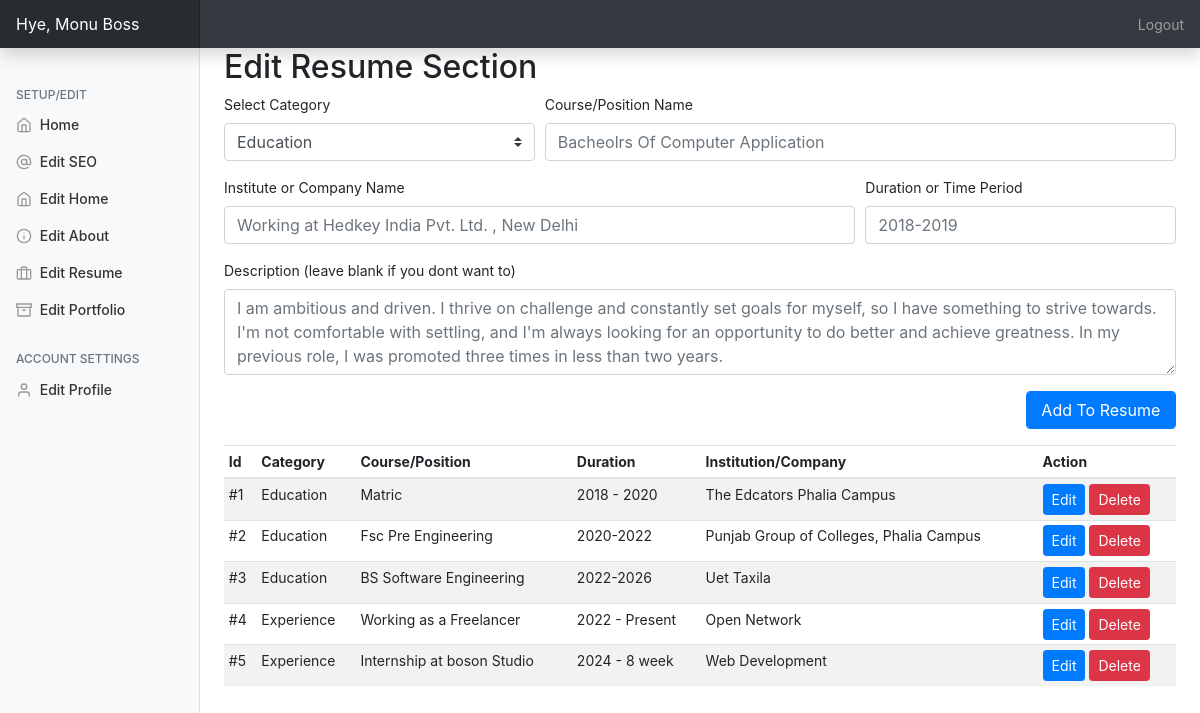
The app's page /admin/?editresume=true (signed in) with its own data.
### tables this page shows
CREATE TABLE resume (
  id int(11) NOT NULL,
  category varchar(250) NOT NULL,
  title varchar(250) NOT NULL,
  year varchar(250) NOT NULL,
  ogname varchar(250) NOT NULL,
  workdesc text NOT NULL
);

### admin/php/resume.php (the view, shortened to what this page needs)
<h2>Edit Resume Section</h2>
         <form action="php/uresume.php" method="post">
                 <div class="form-row">
                   <div class="form-group col-md-4">
                   <label>Select Category</label>
                    <select name="category" class="custom-select">
  <option value="e" selected>Education</option>
</select></div>
                     <div class="form-group col-md-8">
    <label for="sn">Course/Position Name</label>
    <input type="text" name="title" class="form-control" id="website" placeholder="Bacheolrs Of Computer Application" required>
  </div>
   <div class="form-group col-md-8">
    <label for="website">Institute or Company Name</label>
    <input type="text" name="ogname" class="form-control" id="website" placeholder="Working at Hedkey India Pvt. Ltd. , New Delhi" required>
  </div>
   <div class="form-group col-md-4">
    <label for="website">Duration or Time Period</label>
    <input type="text" name="year" class="form-control" id="website" placeholder="2018-2019" required>
  </div>
  <div class="form-group col-md-12">
    <label for="exampleFormControlTextarea1">Description (leave blank if you dont want to)</label>
    <textarea class="form-control" name="workdesc" id="exampleFormControlTextarea1" rows="3" placeholder="I am ambitious and driven. I thrive on challenge and constantly set goals for myself, so I have something to strive towards. I'm not comfortable with settling, and I'm always looking for an opportunity to do better and achieve greatness. In my previous role, I was promoted three times in less than two years."></textarea>
  </div>
   <div class="form-group col-md-2 ml-auto">
      <input type="submit" name="addtoresume" class="btn btn-primary form-control" value="Add To Resume">
   </div>
                 </div>
             </form>
         <table id="rlist" class="table table-striped table-sm .table-responsive ">
          <thead>
            <tr>
              <th>Id</th>
              <th>Category</th>
              <th>Course/Position</th>
              <th>Duration</th>
              <th>Institution/Company</th>
              <th>Action</th>
            </tr>
          </thead>
          <tbody>
         <?php
$query2="SELECT * FROM resume";
$queryrun2=mysqli_query($db,$query2);
$count=1;
while($data2=mysqli_fetch_array($queryrun2)){
    $cat = $data2['category']=='e'?$cat="Education":$cat="Experience";
    ?>
     <tr>
         <div class="modal fade" id="modal<?=$data2['id']?>" tabindex="-1" role="dialog" aria-labelledby="exampleModalLabel" aria-hidden="true">
          <td>#<?=$count?></td>
              <td><?=$cat?></td>
         <td><?=$data2['title']?></td>
         <td><?=$data2['year']?></td>
         <td><?=$data2['ogname']?></td>
         <td>
         <button type="button" class="btn btn-primary btn-sm" data-toggle="modal" data-target="#modal<?=$data2['id']?>">
  Edit
</button> <a href="php/uresume.php?del=<?=$data2['id']?>"><button type="button" class="btn btn-danger btn-sm" data-toggle="modal" data-target="#exampleModal">
  Delete
             </button></a></td>
            </tr>
         <?php $count++;
} ?>
             </tbody></table>

### admin/css/dashboard.css (style rules this page uses)
body { font-size: .875rem; }

### records on screen
resume: category "Education", title "Matric", year "2018 - 2020", ogname "The Edcators Phalia Campus"
resume: category "Education", title "Fsc Pre Engineering", year "2020-2022", ogname "Punjab Group of Colleges, Phalia Campus"
resume: category "Education", title "BS Software Engineering", year "2022-2026", ogname "Uet Taxila"
resume: category "Experience", title "Working as a Freelancer", year "2022 - Present", ogname "Open Network"
resume: category "Experience", title "Internship at boson Studio", year "2024 - 8 week", ogname "Web Development"

### other values on screen
$_SESSION['username'] "Monu Boss"
